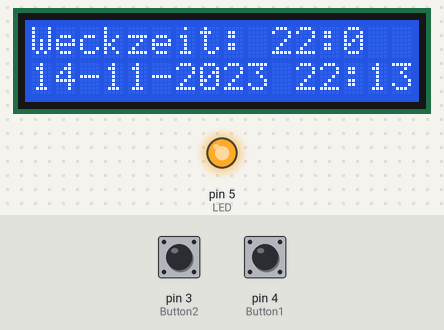
The sketch below on a simulated Arduino Uno, built with avr-gcc and run on an emulated ATmega328P. On the bench: 16×2 character LCD, output pins drawn as LEDs (lit = HIGH). Dashed ring = blinking. The inputs (shaded band) are chosen by the test bench; at power-on: pin 4 (Button1) HIGH, pin 3 (Button2) HIGH. The local clock reads 2024-03-15 10:24:30 at power-on unless the sketch sets it; what the sketch prints to the serial monitor is not drawn.

Above: at 1.2 s.
1.3 s: pin 4 (Button1) pulled LOW for 1 s
3.8 s: pin 4 (Button1) pulled LOW for 3.2 s
At 8.0 s:
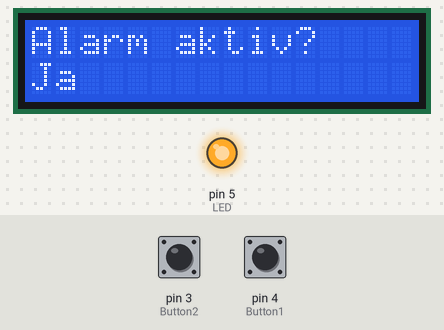
8.5 s: pin 3 (Button2) pulled LOW for 0.15 s
At 8.7 s:
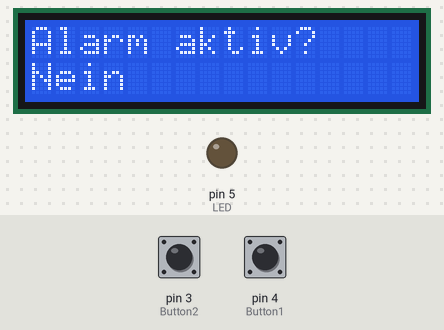
10.2 s: pin 3 (Button2) pulled LOW for 1 s
At 10.52 s:
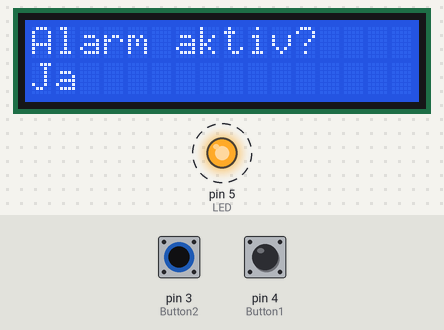
12.7 s: pin 4 (Button1) pulled LOW for 0.15 s
At 13.4 s:
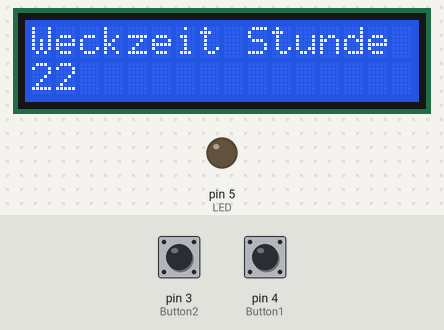
14.5 s: pin 4 (Button1) pulled LOW for 3.2 s
At 19.2 s:
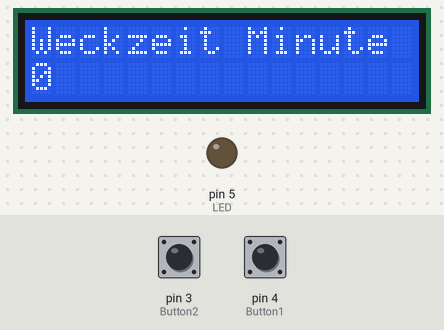
Timing chart, 0 to 20.4 s (numbered marks = the images above; inputs shaded):
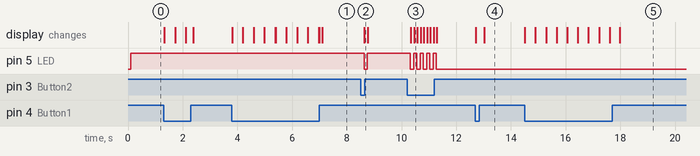

The sketch:

Lichtwecker_DIY.ino
```cpp
//include librarys
#include <Wire.h>
#include <LiquidCrystal_I2C.h>
#include <DS3231.h>

//initialize lcd
LiquidCrystal_I2C lcd(0x27, 16,2);

//initialize clock
DS3231 clock;
RTCDateTime dt;

//define LED
#define LED 5

//alarm variables
int alarmHour = 22;
int alarmMinute = 0;
int deltaTime;
boolean active = true;

//status for Display
int stat;

//Buttons
 const int Button1 = 4;
 const int Button2 = 3;

 int readBut1;
 int readBut2;

void setup() {
  //set up lcd
  lcd.init();
  lcd.backlight();

  //set up clock
  clock.begin();
  clock.setDateTime(__DATE__,__TIME__);

  //set up LED
  pinMode(LED, OUTPUT);
  digitalWrite(LED,LOW);

  //set up Buttons
  pinMode (Button1 , INPUT_PULLUP);
  pinMode (Button2 , INPUT_PULLUP);

  //set up status and alarm
  stat = 0;
  active = true;

  //Serial for testing
  Serial.begin(9600);


}

void loop() {


  //Datum aktualisieren
  dt=clock.getDateTime();


  //Input Knöpfe lesen;

  readBut1 = digitalRead(Button1);
  readBut2 = digitalRead(Button2);

  if ( readBut1 == LOW){
    Serial.println("B1");
    if(stat<3)
    stat++;
    else
    stat=0;
    lcd.clear();
    delay(100);

    Serial.println(stat);
  }


  //stat == 0 show Time
  if(stat == 0 ){
 //   set the cursor to column 0, line 1
//  (note: line 1 is the second row, since counting begins with 0):
    lcd.setCursor(0, 1);
   // print the number of seconds since reset:
   lcd.print(dt.day);
   lcd.print("-");
   lcd.print(dt.month);
   lcd.print("-");
   lcd.print(dt.year);
   lcd.print(" ");
   lcd.print(dt.hour);
   lcd.print(":");
   lcd.print(dt.minute);

   if(active){
    lcd.setCursor(0,0);
    lcd.print("Weckzeit: "); lcd.print(alarmHour); lcd.print(":");lcd.print(alarmMinute);
   }
  }

//activate oder deactivate alarm
  if(stat ==1 ) {

    //Anzeige
    lcd.setCursor(0,0);
    lcd.print("Alarm aktiv?");
    lcd.setCursor(0,1);
    if(active){
     lcd.print("Ja  ");
    }
    else {
      lcd.print("Nein");
    }

    //Einstellung
    if (readBut2 == LOW){
      if(active)active = false;
      else active = true;
      Serial.print("B2");
      delay(100);
    }
  }

//stat 2 --> set Alarm hour
  if(stat == 2){
    //Anzeige
    lcd.setCursor(0,0);
    lcd.print("Weckzeit Stunde einstellen: ");
    lcd.setCursor(0,1);
    lcd.print("   ");
    lcd.setCursor(0,1);
    lcd.print(alarmHour);

    //Einstellung
    if(readBut2 == LOW){
      if(alarmHour<23)alarmHour++;
      else alarmHour=0;
      delay(100);
    }
  }

//stat 3 --> set Alarm Minute
  if(stat == 3){
    //Anzeige
    lcd.setCursor(0,0);
    lcd.print("Weckzeit Minute einstellen: ");
    lcd.setCursor(0,1);
    lcd.print("   ");
    lcd.setCursor(0,1);
    lcd.print(alarmMinute);


    //Einstellung
    if(readBut2 == LOW){
      if(alarmMinute<59)alarmMinute = alarmMinute+5;
      else alarmMinute=0;
      delay(100);

    }
  }

//Alarm

  int timeNow = dt.hour * 60 + dt.minute;
  int alarmTime = alarmHour * 60 + alarmMinute;
  deltaTime = timeNow - alarmTime;
  Serial.println(deltaTime);

  if(active&& deltaTime > -30 && deltaTime < 0){
    int currentLight = map(deltaTime,-30,0,1,255);
    analogWrite(LED,currentLight);
  }else if (active && deltaTime >= 0 && deltaTime < 15){
    digitalWrite(LED,HIGH);
  }else if (!active || deltaTime < -30 || deltaTime > 15){
    digitalWrite(LED,LOW);
  }


}
```

Measured:
- after the input at 3.8 s, the display: first changes at once (image 1 shows a later state)
- after the input at 8.5 s, pin 5 (LED): HIGH → LOW after 0.13 s, → HIGH 0.12 s later; the display: changes after 0.15 s (image 2)
- after the input at 10.2 s, pin 5 (LED): alternates HIGH for 0.12 s and LOW for 0.12 s, 9 changes in all, then stays LOW, starting after 0.13 s; the display: first changes after 0.14 s (image 3 shows a later state)
- after the input at 12.7 s, the display: first changes at once (image 4 shows a later state)
- after the input at 14.5 s, the display: first changes at once (image 5 shows a later state)
